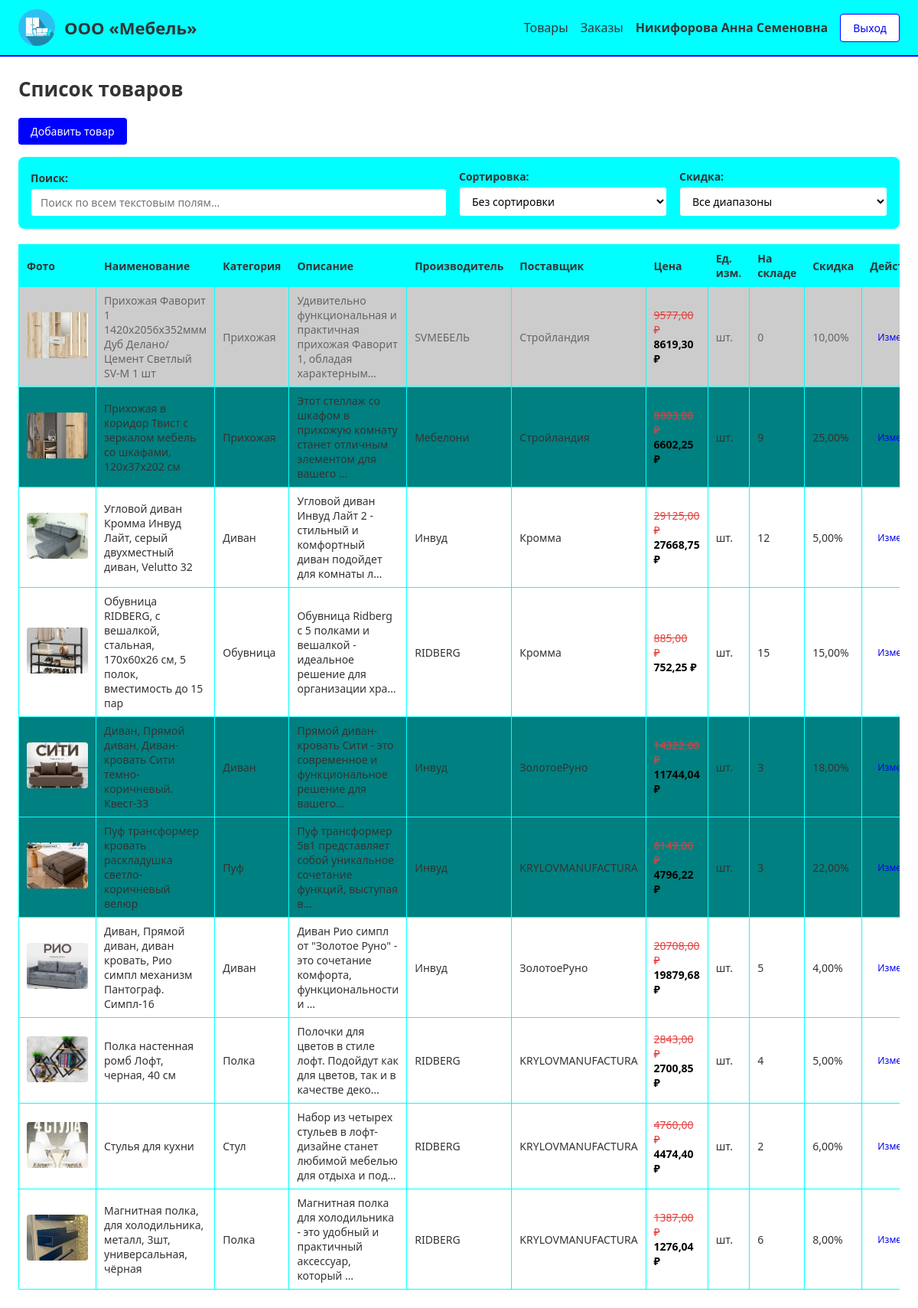
Page /products/ (signed in) on the committed database.
### shop/models.py (models this page shows, shortened)
class AppUser(models.Model):
    role = models.CharField('Роль', max_length=20, choices=Role.choices)
    full_name = models.CharField('ФИО', max_length=200)
    login = models.EmailField('Логин', unique=True)
    password = models.CharField('Пароль', max_length=100)
    class Meta:
        verbose_name = 'Пользователь'
        verbose_name_plural = 'Пользователи'

class Product(models.Model):
    article = models.CharField('Артикул', max_length=20, unique=True)
    name = models.CharField('Наименование', max_length=300)
    unit = models.CharField('Единица измерения', max_length=20)
    price = models.DecimalField('Цена', max_digits=12, decimal_places=2)
    category = models.ForeignKey(
        Category, on_delete=models.PROTECT, verbose_name='Категория',
    )
    manufacturer = models.ForeignKey(
        Manufacturer, on_delete=models.PROTECT, verbose_name='Производитель',
    )
    supplier = models.ForeignKey(
        Supplier, on_delete=models.PROTECT, verbose_name='Поставщик',
    )
    discount = models.DecimalField(
        'Действующая скидка', max_digits=5, decimal_places=2, default=0,
    )
    quantity = models.PositiveIntegerField('Количество на складе', default=0)
    description = models.TextField('Описание', blank=True)
    image = models.CharField('Путь к изображению', max_length=255, blank=True)
    class Meta:
        verbose_name = 'Товар'
        verbose_name_plural = 'Товары'
        ordering = ['id']
    @property
    def final_price(self):
        if self.discount > 0:
            return round(self.price * (100 - self.discount) / 100, 2)
        return self.price
    @property
    def has_discount(self):
        return self.discount > 0
    @property
    def is_out_of_stock(self):
        return self.quantity == 0
    @property
    def high_discount(self):
        return self.discount > 15

class Category(models.Model):
    name = models.CharField('Категория', max_length=100, unique=True)
    class Meta:
        verbose_name = 'Категория'
        verbose_name_plural = 'Категории'

class Manufacturer(models.Model):
    name = models.CharField('Производитель', max_length=100, unique=True)
    class Meta:
        verbose_name = 'Производитель'
        verbose_name_plural = 'Производители'

class Supplier(models.Model):
    name = models.CharField('Поставщик', max_length=100, unique=True)
    class Meta:
        verbose_name = 'Поставщик'
        verbose_name_plural = 'Поставщики'

### shop/views.py (the view)
# urls.py: path('products/', views.product_list_view, name='product_list'),
def product_list_view(request):
    user = get_current_user(request)
    role = request.session.get('user_role')
    if not user:
        return redirect('guest_products')
    products = Product.objects.select_related(
        'category', 'manufacturer', 'supplier',
    ).all()
    can_filter = role in (Role.MANAGER, Role.ADMIN)
    can_edit = role == Role.ADMIN
    return render(request, 'shop/product_list.html', {
        'products': products,
        'can_filter': can_filter,
        'can_edit': can_edit,
        'page_title': 'Список товаров',
        'current_user': user,
    })

### shop/templatetags/shop_tags.py (called while the page is built)
@register.filter
def product_image_url(product):
    if product.image:
        return f'/media/{product.image}'
    return '/static/images/picture.png'

### shop/views.py (called while the page is built)
def get_current_user(request):
    user_id = request.session.get('user_id')
    if user_id:
        return AppUser.objects.filter(pk=user_id).first()
    return None

### templates/shop/product_list.html (shortened to what this page needs)
{% extends 'base.html' %}
{% load static shop_tags %}
{% block content %}
{% if can_edit %}
    <div class="toolbar">
        <a href="{% url 'product_add' %}" class="btn btn--primary">Добавить товар</a>
    </div>
{% endif %}
{% if can_filter %}
<div class="filters" id="filters-panel">
    <div class="filters__search">
        <label for="search-input">Поиск:</label>
        <input type="text" id="search-input" placeholder="Поиск по всем текстовым полям..." class="input">
    </div>
    <div class="filters__sort">
        <label for="sort-field">Сортировка:</label>
        <select id="sort-field" class="select">
            <option value="">Без сортировки</option>
        </select>
    </div>
    <div class="filters__discount">
        <label for="discount-filter">Скидка:</label>
        <select id="discount-filter" class="select">
            <option value="all">Все диапазоны</option>
        </select>
    </div>
</div>
{% endif %}
<div class="table-wrapper">
    <table class="product-table" id="product-table">
        <thead>
            <tr>
                <th>Фото</th>
                <th>Наименование</th>
                <th>Категория</th>
                <th>Описание</th>
                <th>Производитель</th>
                <th>Поставщик</th>
                <th>Цена</th>
                <th>Ед. изм.</th>
                <th>На складе</th>
                <th>Скидка</th>
                {% if can_edit %}<th>Действия</th>{% endif %}
            </tr>
        </thead>
        <tbody>
            {% for product in products %}
            <tr class="product-row{% if product.high_discount %} row--high-discount{% endif %}{% if product.is_out_of_stock %} row--out-of-stock{% endif %}{% if can_edit %} product-row--clickable{% endif %}"
                data-name="{{ product.name|lower }}"
                data-category="{{ product.category.name|lower }}"
                data-description="{{ product.description|lower }}"
                data-manufacturer="{{ product.manufacturer.name|lower }}"
                data-supplier="{{ product.supplier.name|lower }}"
                data-article="{{ product.article|lower }}"
                data-unit="{{ product.unit|lower }}"
                data-price="{{ product.price }}"
                data-quantity="{{ product.quantity }}"
                data-discount="{{ product.discount }}"
                {% if can_edit %}data-href="{% url 'product_edit' product.pk %}"{% endif %}>
                <td class="product-table__photo">
                    <img src="{{ product|product_image_url }}" alt="{{ product.name }}">
                </td>
                <td>{{ product.name }}</td>
                <td>{{ product.category.name }}</td>
                <td class="product-table__desc">{{ product.description|truncatechars:80 }}</td>
                <td>{{ product.manufacturer.name }}</td>
                <td>{{ product.supplier.name }}</td>
                <td class="product-table__price">
                    {% if product.has_discount %}
                        <span class="price-old">{{ product.price }} ₽</span>
                        <span class="price-new">{{ product.final_price }} ₽</span>
                    {% else %}
                        <span>{{ product.price }} ₽</span>
                    {% endif %}
                </td>
                <td>{{ product.unit }}</td>
                <td>{{ product.quantity }}</td>
                <td>{{ product.discount }}%</td>
                {% if can_edit %}
                <td class="product-table__actions" onclick="event.stopPropagation();">
                    <a href="{% url 'product_edit' product.pk %}" class="btn btn--small">Изменить</a>
                </td>
                {% endif %}
            </tr>
            {% empty %}
            <tr><td colspan="{% if can_edit %}11{% else %}10{% endif %}">Товары не найдены</td></tr>
            {% endfor %}
        </tbody>
    </table>
</div>
{% endblock %}

### templates/base.html (shortened to what this page needs)
{% load static %}
<!DOCTYPE html>
<html lang="ru">
<head>
    <link rel="stylesheet" href="{% static 'css/style.css' %}">
</head>
<body>
    <header class="header">
        <div class="header__logo">
            <img src="{% static 'images/icon.png' %}" alt="Логотип компании" class="header__logo-img">
            <span class="header__logo-text">ООО «Мебель»</span>
        </div>
        <nav class="header__nav">
            {% if current_user %}
                <a href="{% url 'product_list' %}" class="nav-link">Товары</a>
                {% if current_user.role == 'manager' or current_user.role == 'admin' %}
                    <a href="{% url 'order_list' %}" class="nav-link">Заказы</a>
                {% endif %}
                <span class="header__user">{{ current_user.full_name }}</span>
                <a href="{% url 'logout' %}" class="btn btn--outline">Выход</a>
            {% else %}
                <a href="{% url 'login' %}" class="nav-link">Вход</a>
            {% endif %}
        </nav>
    </header>
    <main class="main">
        <h1 class="page-title">{% block page_heading %}{{ page_title }}{% endblock %}</h1>
        {% block content %}{% endblock %}
    </main>
</body>
</html>

### static/css/style.css (style rules this page uses)
* { margin: 0; padding: 0; box-sizing: border-box; }
body { font-family: Calibri, 'Segoe UI', sans-serif; background-color: #FFFFFF; color: #333333; min-height: 100vh; }
.header { background-color: #00FFFF; padding: 12px 24px; display: flex; justify-content: space-between; align-items: center; border-bottom: 2px solid #0000FF; }
.header__logo { display: flex; align-items: center; gap: 12px; }
.header__logo-img { height: 48px; width: auto; object-fit: contain; }
.header__logo-text { font-size: 22px; font-weight: bold; color: #333333; }
.header__nav { display: flex; align-items: center; gap: 16px; }
.header__user { font-weight: bold; color: #333333; }
.nav-link { color: #333333; text-decoration: none; font-size: 16px; }
.main { padding: 24px; max-width: 1400px; margin: 0 auto; background-color: #FFFFFF; }
.page-title { font-size: 26px; margin-bottom: 20px; color: #333333; }
.btn { display: inline-block; padding: 8px 16px; border: none; border-radius: 4px; cursor: pointer; font-family: Calibri, 'Segoe UI', sans-serif; font-size: 14px; text-decoration: none; text-align: center; }
.btn--primary { background-color: #0000FF; color: #FFFFFF; }
.btn--outline { background-color: #FFFFFF; border: 1px solid #0000FF; color: #0000FF; }
.btn--small { padding: 4px 10px; font-size: 12px; }
.input, .select, select, input[type="text"], input[type="email"], input[type="password"], input[type="number"], input[type="date"], textarea, input[type="file"] { width: 100%; padding: 8px 12px; border: 1px solid #00FFFF; border-radius: 4px; font-family: Calibri, 'Segoe UI', sans-serif; font-size: 14px; background-color: #FFFFFF; }
.toolbar { margin-bottom: 16px; }
.filters { display: flex; flex-wrap: wrap; gap: 16px; margin-bottom: 20px; padding: 16px; background-color: #00FFFF; border-radius: 8px; align-items: flex-end; }
.filters__search { flex: 2; min-width: 200px; }
.filters__sort, .filters__discount { flex: 1; min-width: 150px; }
.filters label { display: block; margin-bottom: 4px; font-weight: bold; font-size: 14px; }
.table-wrapper { overflow-x: auto; }
.product-table, .order-table { width: 100%; border-collapse: collapse; background-color: #FFFFFF; }
.product-table th, .product-table td, .order-table th, .order-table td { border: 1px solid #00FFFF; padding: 8px 10px; text-align: left; font-size: 14px; vertical-align: middle; }
.product-table th, .order-table th { background-color: #00FFFF; color: #333333; font-weight: bold; }
.product-table__photo img { width: 80px; height: 60px; object-fit: cover; border-radius: 4px; }
.product-table__desc { max-width: 200px; }
.row--high-discount { background-color: #008080 !important; }
.row--high-discount .price-old { color: #e53e3e !important; }
.row--high-discount .price-new { color: #000000 !important; }
.row--out-of-stock { background-color: #CCCCCC !important; color: #666666; }
.price-old { text-decoration: line-through; color: #e53e3e; margin-right: 8px; }
.price-new { color: #000000; font-weight: bold; }
.product-row--clickable, .order-row--clickable { cursor: pointer; }
.product-table__actions, .order-table__actions { white-space: nowrap; }

### rows in the picture
AppUser: full_name "Никифорова Анна Семеновна"
Product: image (picture), name "Прихожая Фаворит 1 1420х2056х352ммм Дуб Делано/Цемент Светлый SV-М 1 шт", category.name "Прихожая", description "Удивительно функциональная и практичная прихожая Фаворит 1, обладая характерным…", manufacturer.name "SVМЕБЕЛЬ", supplier.name "Стройландия", price "9577,00", final_price "8619,30", unit "шт.", quantity "0", discount "10,00"
Product: image (picture), name "Прихожая в коридор Твист с зеркалом мебель со шкафами, 120х37х202 см", category.name "Прихожая", description "Этот стеллаж со шкафом в прихожую комнату станет отличным элементом для вашего …", manufacturer.name "Мебелони", supplier.name "Стройландия", price "8803,00", final_price "6602,25", unit "шт.", quantity "9", discount "25,00"
Product: image (picture), name "Угловой диван Кромма Инвуд Лайт, серый двухместный диван, Velutto 32", category.name "Диван", description "Угловой диван Инвуд Лайт 2 - стильный и комфортный диван подойдет для комнаты л…", manufacturer.name "Инвуд", supplier.name "Кромма", price "29125,00", final_price "27668,75", unit "шт.", quantity "12", discount "5,00"
Product: image (picture), name "Обувница RIDBERG, с вешалкой, стальная, 170x60x26 см, 5 полок, вместимость до 15 пар", category.name "Обувница", description "Обувница Ridberg с 5 полками и вешалкой - идеальное решение для организации хра…", manufacturer.name "RIDBERG", supplier.name "Кромма", price "885,00", final_price "752,25", unit "шт.", quantity "15", discount "15,00"
Product: image (picture), name "Диван, Прямой диван, Диван-кровать Сити темно-коричневый. Квест-33", category.name "Диван", description "Прямой диван-кровать Сити - это современное и функциональное решение для вашего…", manufacturer.name "Инвуд", supplier.name "ЗолотоеРуно", price "14322,00", final_price "11744,04", unit "шт.", quantity "3", discount "18,00"
Product: image (picture), name "Пуф трансформер кровать раскладушка светло-коричневый велюр", category.name "Пуф", description "Пуф трансформер 5в1 представляет собой уникальное сочетание функций, выступая в…", manufacturer.name "Инвуд", supplier.name "KRYLOVMANUFACTURA", price "6149,00", final_price "4796,22", unit "шт.", quantity "3", discount "22,00"
Product: image (picture), name "Диван, Прямой диван, диван кровать, Рио симпл механизм Пантограф. Симпл-16", category.name "Диван", description "Диван Рио симпл от \"Золотое Руно\" - это сочетание комфорта, функциональности и …", manufacturer.name "Инвуд", supplier.name "ЗолотоеРуно", price "20708,00", final_price "19879,68", unit "шт.", quantity "5", discount "4,00"
Product: image (picture), name "Полка настенная ромб Лофт, черная, 40 см", category.name "Полка", description "Полочки для цветов в стиле лофт. Подойдут как для цветов, так и в качестве деко…", manufacturer.name "RIDBERG", supplier.name "KRYLOVMANUFACTURA", price "2843,00", final_price "2700,85", unit "шт.", quantity "4", discount "5,00"
Product: image (picture), name "Стулья для кухни", category.name "Стул", description "Набор из четырех стульев в лофт-дизайне станет любимой мебелью для отдыха и под…", manufacturer.name "RIDBERG", supplier.name "KRYLOVMANUFACTURA", price "4760,00", final_price "4474,40", unit "шт.", quantity "2", discount "6,00"
Product: image (picture), name "Магнитная полка, для холодильника, металл, 3шт, универсальная, чёрная", category.name "Полка", description "Магнитная полка для холодильника - это удобный и практичный аксессуар, который …", manufacturer.name "RIDBERG", supplier.name "KRYLOVMANUFACTURA", price "1387,00", final_price "1276,04", unit "шт.", quantity "6", discount "8,00"

### other values in the picture
{{ page_title }} "Список товаров"
